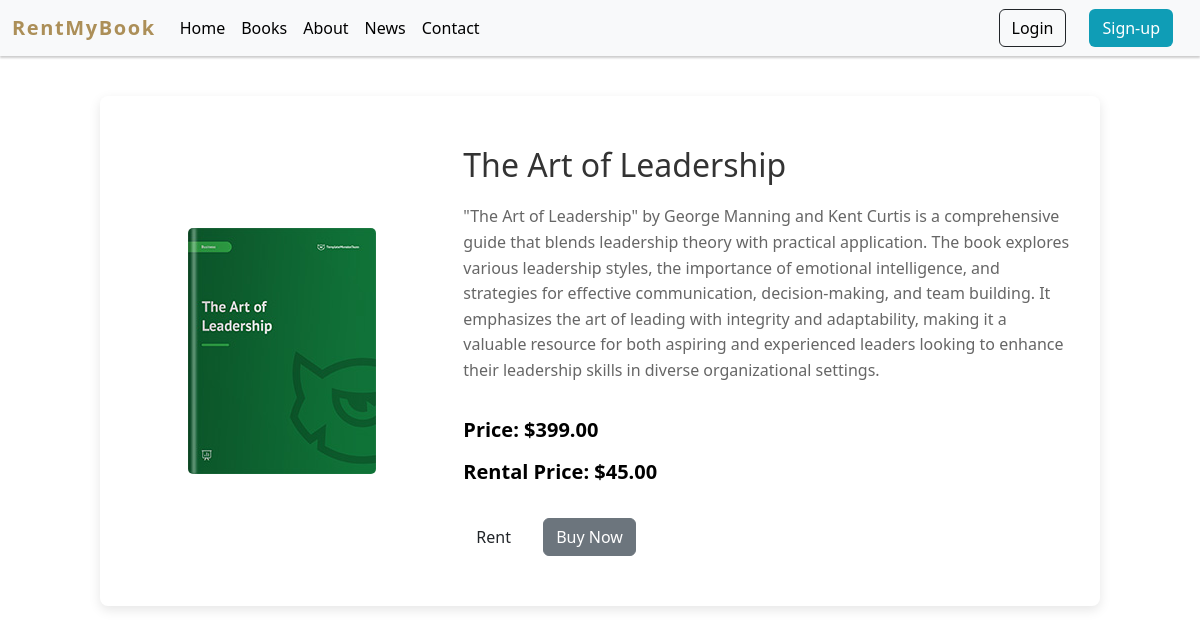
/book/2/, run on the app's committed database.
### books/models.py (models this page shows, shortened)
class Book(models.Model):
    title = models.CharField(max_length=255)
    author = models.CharField(max_length=255, blank=True, null=True)
    description = models.TextField()
    price = models.DecimalField(max_digits=10, decimal_places=2)
    rental_price = models.DecimalField(max_digits=10, decimal_places=2)
    image = models.ImageField(upload_to='books/images/')
    sample_image = models.ImageField(upload_to='books/sample/images/', null=True, blank=True)
    pages = models.IntegerField(default=100)
    rented = models.BooleanField(default=False)
    rent_end_date = models.DateField(null=True, blank=True)
    category = models.CharField(max_length=255, null=True, blank=True)
    pdf = models.FileField(upload_to='books/pdfs/', null=True, blank=True)  # PDF file field

### books/views.py (the view)
# urls.py: path('book/<int:book_id>/', views.view_book, name='view_book'),
def view_book(request, book_id):
    book = get_object_or_404(Book, id=book_id)
    return render(request, 'books/view_book.html',  {'book': book})

### templates/books/view_book.html (shortened to what this page needs)
{% extends "layout/base.html" %}
{% load static %}
{% block body %}
<div class="book-details d-flex">
    <div class="book-image">
        <img src="{{ book.image.url }}" alt="{{ book.title }}">
    </div>
    <div class="book-info">
        <h1>{{ book.title }}</h1>
        <p class="description">{{ book.description }}</p>
        <p class="price">Price: ${{ book.price }}</p>
        <p class="rental-price">Rental Price: ${{ book.rental_price }}</p>
        <div class="actions">
            <a href="{% url 'rent_book' book.id %}" class="btn">Rent</a>
            <a href="{% url 'checkout' book.id %}" class="btn btn-secondary">Buy Now</a>
        </div>
    </div>
</div>
{% endblock body %}

### templates/books/view_book.html (style rules this page uses)
.book-details { max-width: 1000px; margin: 40px auto; padding: 30px; box-shadow: 0 4px 12px rgba(0, 0, 0, 0.1); background-color: #ffffff; border-radius: 8px; display: flex; flex-direction: row; gap: 30px; }
.book-image { flex: 1; display: flex; justify-content: center; align-items: center; }
.book-image img { max-width: 100%; max-height: 400px; width: auto; height: auto; display: block; margin: 0 auto; border-radius: 5px; object-fit: contain; }
.book-info { flex: 2; padding: 20px 0; }
.book-info h1 { font-size: 32px; margin-bottom: 20px; color: #333; }
.book-info p { margin: 10px 0; color: #555; line-height: 1.6; font-size: 18px; }
.book-info p.price, .book-info p.rental-price { font-weight: bold; font-size: 20px; color: #000; }
.actions { margin-top: 30px; }
.btn { display: inline-block; padding: 12px 25px; margin-right: 15px; color: #ffffff; background-color: #007bff; text-decoration: none; border-radius: 5px; transition: background-color 0.3s ease-in-out; font-size: 16px; }
.book-info p.description { margin-bottom: 30px; font-size: 16px; color: #666; }
.btn-secondary { background-color: #6c757d; margin-left: 0; }

### data on the page
Book: image (picture), title "The Art of Leadership", description "\"The Art of Leadership\" by George Manning and Kent Curtis is a comprehensive guide that blends leadership theory with practical application. The book explores various leadership styles, the importance of emotional intelligence, and strategies for effective communication, decision-making, and team building. It emphasizes the art of leading with integrity and adaptability, making it a valuable resource for both aspiring and experienced leaders looking to enhance their leadership skills in diverse organizational settings.", price "399.00", rental_price "45.00"
